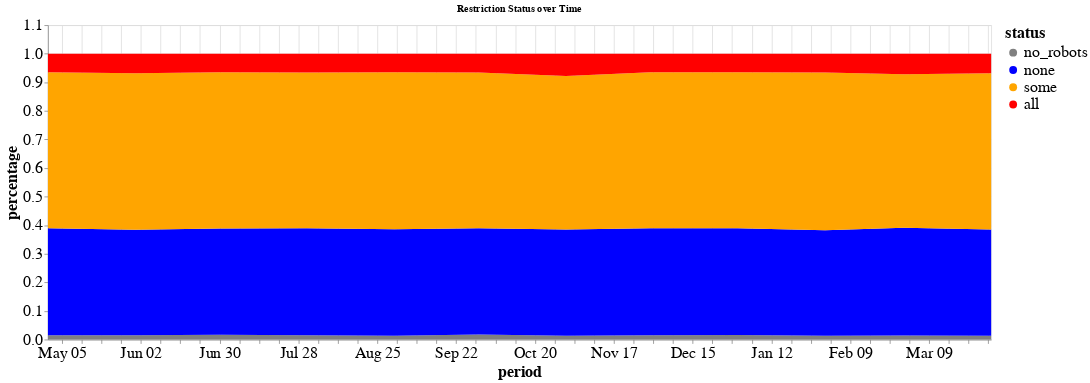
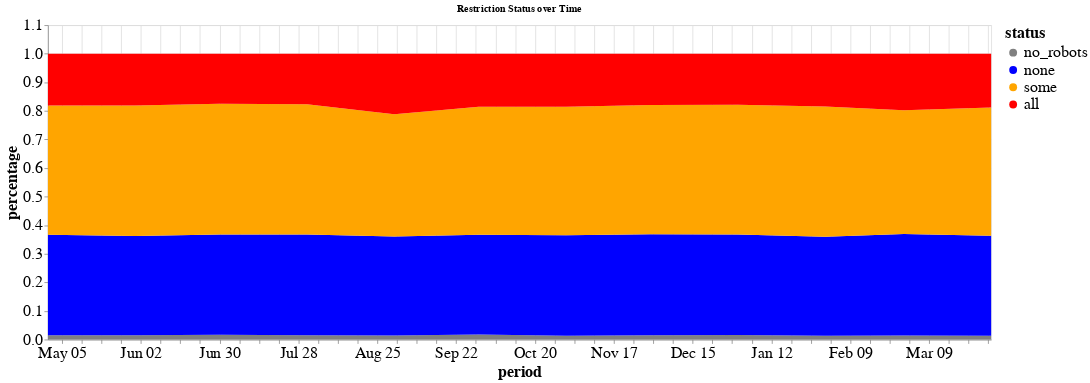
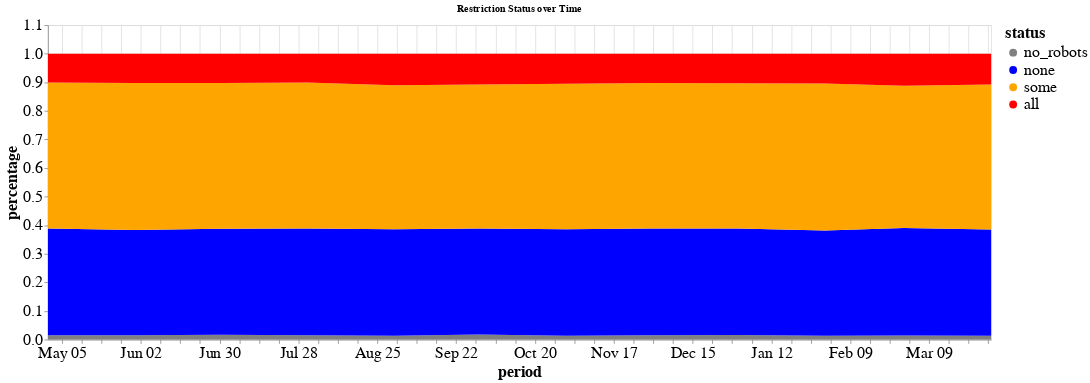
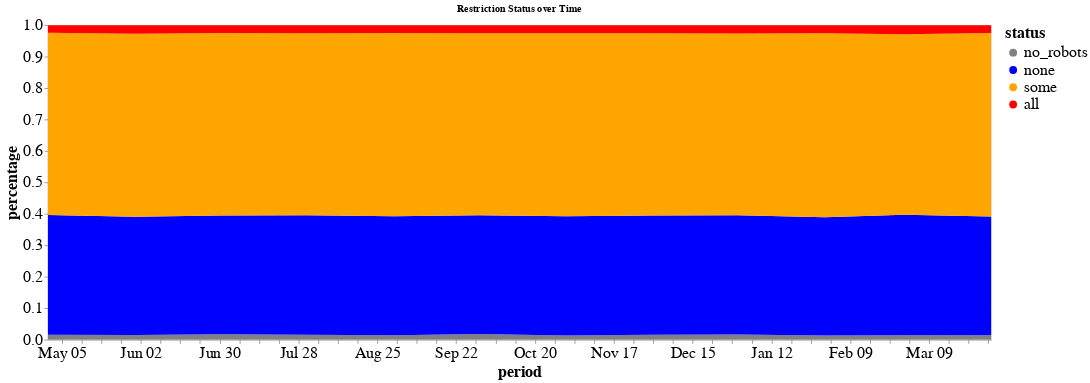

The notebook cell saved with these charts, in order:
### Markdown cell above
### Prophet

### Code cell
import pandas as pd
from prophet import Prophet
import altair as alt

def create_lagged_features(df, lags):
    for lag in lags:
        df[f'lag_{lag}'] = df['y'].shift(lag)
    return df.dropna()

def forecast_and_plot_prophet(df, agent, lags):
    # Pick agent
    agent_df = df[df['agent'] == agent].copy()
    
    # Convert 'period' to timestamp if it's a Period object
    agent_df.loc[:, 'period'] = agent_df['period'].apply(lambda x: x.to_timestamp() if isinstance(x, pd.Period) else x)
    
    # Reshape the data
    pivoted_df = agent_df.pivot_table(index='period', columns='status', values='count')
    
    # Normalize the counts to percentages
    pivoted_df = pivoted_df.div(pivoted_df.sum(axis=1), axis=0) * 100
    
    # Create separate DataFrames for each status
    status_dfs = {}
    for status in pivoted_df.columns:
        status_df = pivoted_df[[status]].reset_index()
        status_df.columns = ['ds', 'y']
        status_df = create_lagged_features(status_df, lags)
        status_dfs[status] = status_df
    
    # Train time series models for each status
    models = {}
    for status, status_df in status_dfs.items():
        model = Prophet()
        for lag in lags:
            model.add_regressor(f'lag_{lag}')
        model.fit(status_df)
        models[status] = model
    
    # Define the number of future periods
    n_periods = 12 
    
    # Make future predictions
    future_periods = pd.date_range(start=agent_df['period'].max(), periods=n_periods, freq='M')
    predictions = {}
    for status, model in models.items():
        future_df = pd.DataFrame({'ds': future_periods})
        for lag in lags:
            future_df[f'lag_{lag}'] = status_dfs[status][f'lag_{lag}'].iloc[-1]
        forecast = model.predict(future_df)
        predictions[status] = forecast['yhat'].values
    
    # Combine the predictions into a single DataFrame
    predicted_df = pd.DataFrame(predictions, index=future_periods)
    predicted_df = predicted_df.reset_index().melt(id_vars='index', var_name='status', value_name='predicted_value')
    predicted_df.columns = ['period', 'status', 'predicted_value']
    # add agent column
    predicted_df['agent'] = agent
    # add tokens column
    predicted_df['tokens'] = predicted_df['predicted_value']
    # Define the color scheme for the statuses
    status_colors = {'no_robots': 'gray', 'none': 'blue', 'some': 'orange', 'all': 'red'}
    
    chart = robots_util.plot_robots_time_map_altair2(
        predicted_df, 
        agent_type=agent, 
        period_col='period', 
        status_col='status', 
        val_col='tokens',  # "count" / "tokens"
        title='Restriction Status over Time', 
        ordered_statuses=['no_robots', 'none', 'some', 'all'], 
        status_colors=status_colors
    )
    
    return chart

# List of agents to analyze
agents = df['agent'].unique()
lags = [1]

# Generate and show charts for each agent
for agent in agents:
    print(f"CHOSEN_CORPUS: {CHOSEN_CORPUS}")
    print(f"AGENT: {agent}")
    chart = forecast_and_plot_prophet(df, agent, lags)
    chart.show()

### Figure 1 — Vega-Lite specification as saved in the notebook (floating-point values rounded to 4 significant figures)
{"config": {"view": {"continuousWidth": 300, "continuousHeight": 300}, "axis": {"domain": true, "labelFont": "sans-serif", "labelFontSize": 20, "titleFont": "sans-serif", "titleFontSize": 20}, "axisX": {"domain": true, "labelAngle": 0}, "axisY": {"domain": true}, "legend": {"labelFont": "sans-serif", "labelFontSize": 20, "titleFont": "sans-serif", "titleFontSize": 20}}, "data": {"name": "data-91d2501d199a9428493da3d2b17169a2"}, "mark": {"type": "area"}, "encoding": {"color": {"field": "status", "scale": {"domain": ["no_robots", "none", "some", "all"], "range": ["gray", "blue", "orange", "red"]}, "title": "status", "type": "nominal"}, "order": {"field": "order", "type": "quantitative"}, "x": {"field": "period", "type": "temporal"}, "y": {"field": "percentage", "type": "quantitative"}}, "height": 400, "title": "Restriction Status over Time", "width": 1200, "$schema": "https://vega.github.io/schema/vega-lite/v5.17.0.json", "datasets": {"data-91d2501d199a9428493da3d2b17169a2": [{"period": "2024-04-30T00:00:00", "status": "no_robots", "percentage": 0.01538}, {"period": "2024-05-31T00:00:00", "status": "no_robots", "percentage": 0.0148}, {"period": "2024-06-30T00:00:00", "status": "no_robots", "percentage": 0.0168}, {"period": "2024-07-31T00:00:00", "status": "no_robots", "percentage": 0.01536}, {"period": "2024-08-31T00:00:00", "status": "no_robots", "percentage": 0.01372}, {"period": "2024-09-30T00:00:00", "status": "no_robots", "percentage": 0.01766}, {"period": "2024-10-31T00:00:00", "status": "no_robots", "percentage": 0.01326}, {"period": "2024-11-30T00:00:00", "status": "no_robots", "percentage": 0.01532}, {"period": "2024-12-31T00:00:00", "status": "no_robots", "percentage": 0.01589}, {"period": "2025-01-31T00:00:00", "status": "no_robots", "percentage": 0.01314}, {"period": "2025-02-28T00:00:00", "status": "no_robots", "percentage": 0.01384}, {"period": "2025-03-31T00:00:00", "status": "no_robots", "percentage": 0.01354}, {"period": "2024-04-30T00:00:00", "status": "none", "percentage": 0.3741}, {"period": "2024-05-31T00:00:00", "status": "none", "percentage": 0.3691}, {"period": "2024-06-30T00:00:00", "status": "none", "percentage": 0.3714}, {"period": "2024-07-31T00:00:00", "status": "none", "percentage": 0.3736}, {"period": "2024-08-31T00:00:00", "status": "none", "percentage": 0.3726}, {"period": "2024-09-30T00:00:00", "status": "none", "percentage": 0.3716}, {"period": "2024-10-31T00:00:00", "status": "none", "percentage": 0.3717}, {"period": "2024-11-30T00:00:00", "status": "none", "percentage": 0.3737}, {"period": "2024-12-31T00:00:00", "status": "none", "percentage": 0.3731}, {"period": "2025-01-31T00:00:00", "status": "none", "percentage": 0.3696}, {"period": "2025-02-28T00:00:00", "status": "none", "percentage": 0.3773}, {"period": "2025-03-31T00:00:00", "status": "none", "percentage": 0.3711}, {"period": "2024-04-30T00:00:00", "status": "some", "percentage": 0.5459}, {"period": "2024-05-31T00:00:00", "status": "some", "percentage": 0.5482}, {"period": "2024-06-30T00:00:00", "status": "some", "percentage": 0.5467}, {"period": "2024-07-31T00:00:00", "status": "some", "percentage": 0.5451}, {"period": "2024-08-31T00:00:00", "status": "some", "percentage": 0.5492}, {"period": "2024-09-30T00:00:00", "status": "some", "percentage": 0.5452}, {"period": "2024-10-31T00:00:00", "status": "some", "percentage": 0.5375}, {"period": "2024-11-30T00:00:00", "status": "some", "percentage": 0.5462}, {"period": "2024-12-31T00:00:00", "status": "some", "percentage": 0.5462}, {"period": "2025-01-31T00:00:00", "status": "some", "percentage": 0.5513}, {"period": "2025-02-28T00:00:00", "status": "some", "percentage": 0.537}, {"period": "2025-03-31T00:00:00", "status": "some", "percentage": 0.5474}, {"period": "2024-04-30T00:00:00", "status": "all", "percentage": 0.06464}, {"period": "2024-05-31T00:00:00", "status": "all", "percentage": 0.06787}, {"period": "2024-06-30T00:00:00", "status": "all", "percentage": 0.06512}, {"period": "2024-07-31T00:00:00", "status": "all", "percentage": 0.06587}, {"period": "2024-08-31T00:00:00", "status": "all", "percentage": 0.06447}, {"period": "2024-09-30T00:00:00", "status": "all", "percentage": 0.06551}, {"period": "2024-10-31T00:00:00", "status": "all", "percentage": 0.07751}, {"period": "2024-11-30T00:00:00", "status": "all", "percentage": 0.06474}, {"period": "2024-12-31T00:00:00", "status": "all", "percentage": 0.06481}, {"period": "2025-01-31T00:00:00", "status": "all", "percentage": 0.06593}, {"period": "2025-02-28T00:00:00", "status": "all", "percentage": 0.07187}, {"period": "2025-03-31T00:00:00", "status": "all", "percentage": 0.06798}]}}

### Figure 2 — Vega-Lite specification as saved in the notebook (floating-point values rounded to 4 significant figures)
{"config": {"view": {"continuousWidth": 300, "continuousHeight": 300}, "axis": {"domain": true, "labelFont": "sans-serif", "labelFontSize": 20, "titleFont": "sans-serif", "titleFontSize": 20}, "axisX": {"domain": true, "labelAngle": 0}, "axisY": {"domain": true}, "legend": {"labelFont": "sans-serif", "labelFontSize": 20, "titleFont": "sans-serif", "titleFontSize": 20}}, "data": {"name": "data-92c55df75c7d98e99e4e2eb24c2423d6"}, "mark": {"type": "area"}, "encoding": {"color": {"field": "status", "scale": {"domain": ["no_robots", "none", "some", "all"], "range": ["gray", "blue", "orange", "red"]}, "title": "status", "type": "nominal"}, "order": {"field": "order", "type": "quantitative"}, "x": {"field": "period", "type": "temporal"}, "y": {"field": "percentage", "type": "quantitative"}}, "height": 400, "title": "Restriction Status over Time", "width": 1200, "$schema": "https://vega.github.io/schema/vega-lite/v5.17.0.json", "datasets": {"data-92c55df75c7d98e99e4e2eb24c2423d6": [{"period": "2024-04-30T00:00:00", "status": "no_robots", "percentage": 0.01545}, {"period": "2024-05-31T00:00:00", "status": "no_robots", "percentage": 0.01488}, {"period": "2024-06-30T00:00:00", "status": "no_robots", "percentage": 0.01689}, {"period": "2024-07-31T00:00:00", "status": "no_robots", "percentage": 0.01546}, {"period": "2024-08-31T00:00:00", "status": "no_robots", "percentage": 0.0138}, {"period": "2024-09-30T00:00:00", "status": "no_robots", "percentage": 0.01785}, {"period": "2024-10-31T00:00:00", "status": "no_robots", "percentage": 0.01342}, {"period": "2024-11-30T00:00:00", "status": "no_robots", "percentage": 0.01548}, {"period": "2024-12-31T00:00:00", "status": "no_robots", "percentage": 0.01605}, {"period": "2025-01-31T00:00:00", "status": "no_robots", "percentage": 0.01326}, {"period": "2025-02-28T00:00:00", "status": "no_robots", "percentage": 0.01403}, {"period": "2025-03-31T00:00:00", "status": "no_robots", "percentage": 0.01373}, {"period": "2024-04-30T00:00:00", "status": "none", "percentage": 0.3515}, {"period": "2024-05-31T00:00:00", "status": "none", "percentage": 0.3477}, {"period": "2024-06-30T00:00:00", "status": "none", "percentage": 0.3504}, {"period": "2024-07-31T00:00:00", "status": "none", "percentage": 0.3523}, {"period": "2024-08-31T00:00:00", "status": "none", "percentage": 0.3463}, {"period": "2024-09-30T00:00:00", "status": "none", "percentage": 0.3486}, {"period": "2024-10-31T00:00:00", "status": "none", "percentage": 0.3513}, {"period": "2024-11-30T00:00:00", "status": "none", "percentage": 0.3526}, {"period": "2024-12-31T00:00:00", "status": "none", "percentage": 0.3517}, {"period": "2025-01-31T00:00:00", "status": "none", "percentage": 0.3466}, {"period": "2025-02-28T00:00:00", "status": "none", "percentage": 0.3549}, {"period": "2025-03-31T00:00:00", "status": "none", "percentage": 0.3496}, {"period": "2024-04-30T00:00:00", "status": "some", "percentage": 0.4521}, {"period": "2024-05-31T00:00:00", "status": "some", "percentage": 0.4567}, {"period": "2024-06-30T00:00:00", "status": "some", "percentage": 0.4575}, {"period": "2024-07-31T00:00:00", "status": "some", "percentage": 0.4556}, {"period": "2024-08-31T00:00:00", "status": "some", "percentage": 0.4286}, {"period": "2024-09-30T00:00:00", "status": "some", "percentage": 0.4481}, {"period": "2024-10-31T00:00:00", "status": "some", "percentage": 0.4501}, {"period": "2024-11-30T00:00:00", "status": "some", "percentage": 0.4522}, {"period": "2024-12-31T00:00:00", "status": "some", "percentage": 0.4534}, {"period": "2025-01-31T00:00:00", "status": "some", "percentage": 0.4553}, {"period": "2025-02-28T00:00:00", "status": "some", "percentage": 0.433}, {"period": "2025-03-31T00:00:00", "status": "some", "percentage": 0.4484}, {"period": "2024-04-30T00:00:00", "status": "all", "percentage": 0.1809}, {"period": "2024-05-31T00:00:00", "status": "all", "percentage": 0.1807}, {"period": "2024-06-30T00:00:00", "status": "all", "percentage": 0.1753}, {"period": "2024-07-31T00:00:00", "status": "all", "percentage": 0.1766}, {"period": "2024-08-31T00:00:00", "status": "all", "percentage": 0.2113}, {"period": "2024-09-30T00:00:00", "status": "all", "percentage": 0.1855}, {"period": "2024-10-31T00:00:00", "status": "all", "percentage": 0.1852}, {"period": "2024-11-30T00:00:00", "status": "all", "percentage": 0.1797}, {"period": "2024-12-31T00:00:00", "status": "all", "percentage": 0.1789}, {"period": "2025-01-31T00:00:00", "status": "all", "percentage": 0.1848}, {"period": "2025-02-28T00:00:00", "status": "all", "percentage": 0.198}, {"period": "2025-03-31T00:00:00", "status": "all", "percentage": 0.1883}]}}

### Figure 3 — Vega-Lite specification as saved in the notebook (floating-point values rounded to 4 significant figures)
{"config": {"view": {"continuousWidth": 300, "continuousHeight": 300}, "axis": {"domain": true, "labelFont": "sans-serif", "labelFontSize": 20, "titleFont": "sans-serif", "titleFontSize": 20}, "axisX": {"domain": true, "labelAngle": 0}, "axisY": {"domain": true}, "legend": {"labelFont": "sans-serif", "labelFontSize": 20, "titleFont": "sans-serif", "titleFontSize": 20}}, "data": {"name": "data-806e39705f5921d4b8d92500510a9ae5"}, "mark": {"type": "area"}, "encoding": {"color": {"field": "status", "scale": {"domain": ["no_robots", "none", "some", "all"], "range": ["gray", "blue", "orange", "red"]}, "title": "status", "type": "nominal"}, "order": {"field": "order", "type": "quantitative"}, "x": {"field": "period", "type": "temporal"}, "y": {"field": "percentage", "type": "quantitative"}}, "height": 400, "title": "Restriction Status over Time", "width": 1200, "$schema": "https://vega.github.io/schema/vega-lite/v5.17.0.json", "datasets": {"data-806e39705f5921d4b8d92500510a9ae5": [{"period": "2024-04-30T00:00:00", "status": "no_robots", "percentage": 0.0154}, {"period": "2024-05-31T00:00:00", "status": "no_robots", "percentage": 0.01483}, {"period": "2024-06-30T00:00:00", "status": "no_robots", "percentage": 0.01682}, {"period": "2024-07-31T00:00:00", "status": "no_robots", "percentage": 0.01539}, {"period": "2024-08-31T00:00:00", "status": "no_robots", "percentage": 0.01374}, {"period": "2024-09-30T00:00:00", "status": "no_robots", "percentage": 0.01772}, {"period": "2024-10-31T00:00:00", "status": "no_robots", "percentage": 0.01332}, {"period": "2024-11-30T00:00:00", "status": "no_robots", "percentage": 0.01535}, {"period": "2024-12-31T00:00:00", "status": "no_robots", "percentage": 0.01592}, {"period": "2025-01-31T00:00:00", "status": "no_robots", "percentage": 0.01316}, {"period": "2025-02-28T00:00:00", "status": "no_robots", "percentage": 0.01389}, {"period": "2025-03-31T00:00:00", "status": "no_robots", "percentage": 0.01358}, {"period": "2024-04-30T00:00:00", "status": "none", "percentage": 0.3736}, {"period": "2024-05-31T00:00:00", "status": "none", "percentage": 0.3685}, {"period": "2024-06-30T00:00:00", "status": "none", "percentage": 0.3707}, {"period": "2024-07-31T00:00:00", "status": "none", "percentage": 0.373}, {"period": "2024-08-31T00:00:00", "status": "none", "percentage": 0.3718}, {"period": "2024-09-30T00:00:00", "status": "none", "percentage": 0.3706}, {"period": "2024-10-31T00:00:00", "status": "none", "percentage": 0.3724}, {"period": "2024-11-30T00:00:00", "status": "none", "percentage": 0.3728}, {"period": "2024-12-31T00:00:00", "status": "none", "percentage": 0.3728}, {"period": "2025-01-31T00:00:00", "status": "none", "percentage": 0.3688}, {"period": "2025-02-28T00:00:00", "status": "none", "percentage": 0.3764}, {"period": "2025-03-31T00:00:00", "status": "none", "percentage": 0.3714}, {"period": "2024-04-30T00:00:00", "status": "some", "percentage": 0.5102}, {"period": "2024-05-31T00:00:00", "status": "some", "percentage": 0.514}, {"period": "2024-06-30T00:00:00", "status": "some", "percentage": 0.5101}, {"period": "2024-07-31T00:00:00", "status": "some", "percentage": 0.5109}, {"period": "2024-08-31T00:00:00", "status": "some", "percentage": 0.5038}, {"period": "2024-09-30T00:00:00", "status": "some", "percentage": 0.5044}, {"period": "2024-10-31T00:00:00", "status": "some", "percentage": 0.509}, {"period": "2024-11-30T00:00:00", "status": "some", "percentage": 0.5091}, {"period": "2024-12-31T00:00:00", "status": "some", "percentage": 0.508}, {"period": "2025-01-31T00:00:00", "status": "some", "percentage": 0.5139}, {"period": "2025-02-28T00:00:00", "status": "some", "percentage": 0.4979}, {"period": "2025-03-31T00:00:00", "status": "some", "percentage": 0.5075}, {"period": "2024-04-30T00:00:00", "status": "all", "percentage": 0.1008}, {"period": "2024-05-31T00:00:00", "status": "all", "percentage": 0.1027}, {"period": "2024-06-30T00:00:00", "status": "all", "percentage": 0.1025}, {"period": "2024-07-31T00:00:00", "status": "all", "percentage": 0.1008}, {"period": "2024-08-31T00:00:00", "status": "all", "percentage": 0.1106}, {"period": "2024-09-30T00:00:00", "status": "all", "percentage": 0.1073}, {"period": "2024-10-31T00:00:00", "status": "all", "percentage": 0.1052}, {"period": "2024-11-30T00:00:00", "status": "all", "percentage": 0.1028}, {"period": "2024-12-31T00:00:00", "status": "all", "percentage": 0.1033}, {"period": "2025-01-31T00:00:00", "status": "all", "percentage": 0.1041}, {"period": "2025-02-28T00:00:00", "status": "all", "percentage": 0.1119}, {"period": "2025-03-31T00:00:00", "status": "all", "percentage": 0.1075}]}}

### Figure 4 — Vega-Lite specification as saved in the notebook (floating-point values rounded to 4 significant figures)
{"config": {"view": {"continuousWidth": 300, "continuousHeight": 300}, "axis": {"domain": true, "labelFont": "sans-serif", "labelFontSize": 20, "titleFont": "sans-serif", "titleFontSize": 20}, "axisX": {"domain": true, "labelAngle": 0}, "axisY": {"domain": true}, "legend": {"labelFont": "sans-serif", "labelFontSize": 20, "titleFont": "sans-serif", "titleFontSize": 20}}, "data": {"name": "data-9a41c8781a7800061a532b1da60f94be"}, "mark": {"type": "area"}, "encoding": {"color": {"field": "status", "scale": {"domain": ["no_robots", "none", "some", "all"], "range": ["gray", "blue", "orange", "red"]}, "title": "status", "type": "nominal"}, "order": {"field": "order", "type": "quantitative"}, "x": {"field": "period", "type": "temporal"}, "y": {"field": "percentage", "type": "quantitative"}}, "height": 400, "title": "Restriction Status over Time", "width": 1200, "$schema": "https://vega.github.io/schema/vega-lite/v5.17.0.json", "datasets": {"data-9a41c8781a7800061a532b1da60f94be": [{"period": "2024-04-30T00:00:00", "status": "no_robots", "percentage": 0.0154}, {"period": "2024-05-31T00:00:00", "status": "no_robots", "percentage": 0.01482}, {"period": "2024-06-30T00:00:00", "status": "no_robots", "percentage": 0.01681}, {"period": "2024-07-31T00:00:00", "status": "no_robots", "percentage": 0.01538}, {"period": "2024-08-31T00:00:00", "status": "no_robots", "percentage": 0.01373}, {"period": "2024-09-30T00:00:00", "status": "no_robots", "percentage": 0.01768}, {"period": "2024-10-31T00:00:00", "status": "no_robots", "percentage": 0.01328}, {"period": "2024-11-30T00:00:00", "status": "no_robots", "percentage": 0.01529}, {"period": "2024-12-31T00:00:00", "status": "no_robots", "percentage": 0.01586}, {"period": "2025-01-31T00:00:00", "status": "no_robots", "percentage": 0.01314}, {"period": "2025-02-28T00:00:00", "status": "no_robots", "percentage": 0.01381}, {"period": "2025-03-31T00:00:00", "status": "no_robots", "percentage": 0.01352}, {"period": "2024-04-30T00:00:00", "status": "none", "percentage": 0.3808}, {"period": "2024-05-31T00:00:00", "status": "none", "percentage": 0.3758}, {"period": "2024-06-30T00:00:00", "status": "none", "percentage": 0.3776}, {"period": "2024-07-31T00:00:00", "status": "none", "percentage": 0.3798}, {"period": "2024-08-31T00:00:00", "status": "none", "percentage": 0.3788}, {"period": "2024-09-30T00:00:00", "status": "none", "percentage": 0.3778}, {"period": "2024-10-31T00:00:00", "status": "none", "percentage": 0.379}, {"period": "2024-11-30T00:00:00", "status": "none", "percentage": 0.3796}, {"period": "2024-12-31T00:00:00", "status": "none", "percentage": 0.3792}, {"period": "2025-01-31T00:00:00", "status": "none", "percentage": 0.3755}, {"period": "2025-02-28T00:00:00", "status": "none", "percentage": 0.3828}, {"period": "2025-03-31T00:00:00", "status": "none", "percentage": 0.3776}, {"period": "2024-04-30T00:00:00", "status": "some", "percentage": 0.58}, {"period": "2024-05-31T00:00:00", "status": "some", "percentage": 0.5824}, {"period": "2024-06-30T00:00:00", "status": "some", "percentage": 0.5806}, {"period": "2024-07-31T00:00:00", "status": "some", "percentage": 0.5787}, {"period": "2024-08-31T00:00:00", "status": "some", "percentage": 0.5821}, {"period": "2024-09-30T00:00:00", "status": "some", "percentage": 0.5789}, {"period": "2024-10-31T00:00:00", "status": "some", "percentage": 0.5818}, {"period": "2024-11-30T00:00:00", "status": "some", "percentage": 0.5798}, {"period": "2024-12-31T00:00:00", "status": "some", "percentage": 0.5782}, {"period": "2025-01-31T00:00:00", "status": "some", "percentage": 0.5855}, {"period": "2025-02-28T00:00:00", "status": "some", "percentage": 0.5744}, {"period": "2025-03-31T00:00:00", "status": "some", "percentage": 0.5842}, {"period": "2024-04-30T00:00:00", "status": "all", "percentage": 0.02383}, {"period": "2024-05-31T00:00:00", "status": "all", "percentage": 0.02707}, {"period": "2024-06-30T00:00:00", "status": "all", "percentage": 0.02492}, {"period": "2024-07-31T00:00:00", "status": "all", "percentage": 0.0261}, {"period": "2024-08-31T00:00:00", "status": "all", "percentage": 0.02531}, {"period": "2024-09-30T00:00:00", "status": "all", "percentage": 0.02567}, {"period": "2024-10-31T00:00:00", "status": "all", "percentage": 0.0259}, {"period": "2024-11-30T00:00:00", "status": "all", "percentage": 0.02536}, {"period": "2024-12-31T00:00:00", "status": "all", "percentage": 0.02671}, {"period": "2025-01-31T00:00:00", "status": "all", "percentage": 0.0259}, {"period": "2025-02-28T00:00:00", "status": "all", "percentage": 0.02896}, {"period": "2025-03-31T00:00:00", "status": "all", "percentage": 0.0247}]}}
